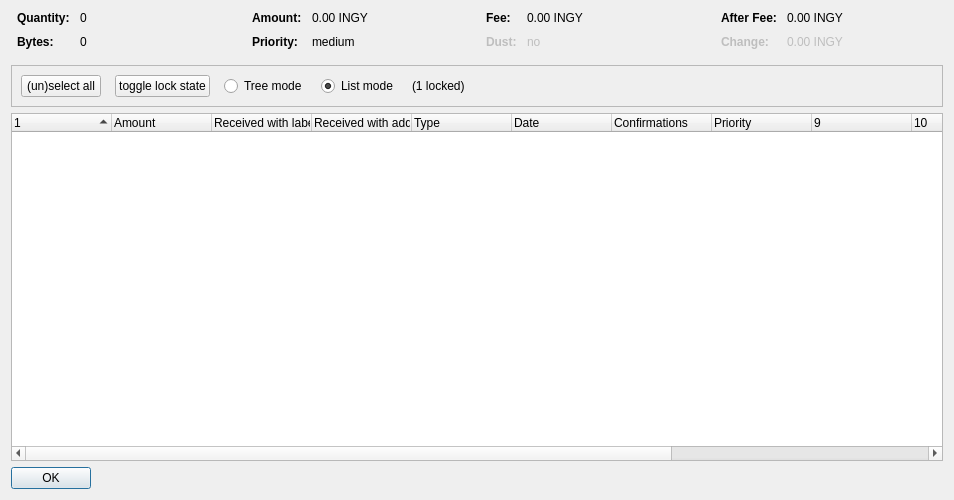
<?xml version="1.0" encoding="UTF-8"?>
<ui version="4.0">
 <class>CoinControlDialog</class>
 <widget class="QDialog" name="CoinControlDialog">
  <property name="geometry">
   <rect>
    <x>0</x>
    <y>0</y>
    <width>954</width>
    <height>500</height>
   </rect>
  </property>
  <property name="windowTitle">
   <string>Coin Selection</string>
  </property>
  <layout class="QVBoxLayout" name="verticalLayout">
   <item>
    <layout class="QHBoxLayout" name="horizontalLayoutTop" stretch="0,0,0,0">
     <property name="topMargin">
      <number>0</number>
     </property>
     <property name="bottomMargin">
      <number>10</number>
     </property>
     <item>
      <layout class="QFormLayout" name="formLayoutCoinControl1">
       <property name="horizontalSpacing">
        <number>10</number>
       </property>
       <property name="verticalSpacing">
        <number>10</number>
       </property>
       <property name="leftMargin">
        <number>6</number>
       </property>
       <property name="rightMargin">
        <number>6</number>
       </property>
       <item row="0" column="0">
        <widget class="QLabel" name="labelCoinControlQuantityText">
         <property name="font">
          <font>
           <weight>75</weight>
           <bold>true</bold>
          </font>
         </property>
         <property name="text">
          <string>Quantity:</string>
         </property>
        </widget>
       </item>
       <item row="0" column="1">
        <widget class="QLabel" name="labelCoinControlQuantity">
         <property name="cursor">
          <cursorShape>IBeamCursor</cursorShape>
         </property>
         <property name="contextMenuPolicy">
          <enum>Qt::ActionsContextMenu</enum>
         </property>
         <property name="text">
          <string notr="true">0</string>
         </property>
         <property name="textInteractionFlags">
          <set>Qt::LinksAccessibleByMouse|Qt::TextSelectableByKeyboard|Qt::TextSelectableByMouse</set>
         </property>
        </widget>
       </item>
       <item row="1" column="0">
        <widget class="QLabel" name="labelCoinControlBytesText">
         <property name="font">
          <font>
           <weight>75</weight>
           <bold>true</bold>
          </font>
         </property>
         <property name="text">
          <string>Bytes:</string>
         </property>
        </widget>
       </item>
       <item row="1" column="1">
        <widget class="QLabel" name="labelCoinControlBytes">
         <property name="cursor">
          <cursorShape>IBeamCursor</cursorShape>
         </property>
         <property name="contextMenuPolicy">
          <enum>Qt::ActionsContextMenu</enum>
         </property>
         <property name="text">
          <string notr="true">0</string>
         </property>
         <property name="textInteractionFlags">
          <set>Qt::LinksAccessibleByMouse|Qt::TextSelectableByKeyboard|Qt::TextSelectableByMouse</set>
         </property>
        </widget>
       </item>
      </layout>
     </item>
     <item>
      <layout class="QFormLayout" name="formLayoutCoinControl2">
       <property name="horizontalSpacing">
        <number>10</number>
       </property>
       <property name="verticalSpacing">
        <number>10</number>
       </property>
       <property name="leftMargin">
        <number>6</number>
       </property>
       <property name="rightMargin">
        <number>6</number>
       </property>
       <item row="0" column="0">
        <widget class="QLabel" name="labelCoinControlAmountText">
         <property name="font">
          <font>
           <weight>75</weight>
           <bold>true</bold>
          </font>
         </property>
         <property name="text">
          <string>Amount:</string>
         </property>
        </widget>
       </item>
       <item row="0" column="1">
        <widget class="QLabel" name="labelCoinControlAmount">
         <property name="cursor">
          <cursorShape>IBeamCursor</cursorShape>
         </property>
         <property name="contextMenuPolicy">
          <enum>Qt::ActionsContextMenu</enum>
         </property>
         <property name="text">
          <string notr="true">0.00 INGY</string>
         </property>
         <property name="textInteractionFlags">
          <set>Qt::LinksAccessibleByMouse|Qt::TextSelectableByKeyboard|Qt::TextSelectableByMouse</set>
         </property>
        </widget>
       </item>
       <item row="1" column="0">
        <widget class="QLabel" name="labelCoinControlPriorityText">
         <property name="font">
          <font>
           <weight>75</weight>
           <bold>true</bold>
          </font>
         </property>
         <property name="text">
          <string>Priority:</string>
         </property>
        </widget>
       </item>
       <item row="1" column="1">
        <widget class="QLabel" name="labelCoinControlPriority">
         <property name="cursor">
          <cursorShape>IBeamCursor</cursorShape>
         </property>
         <property name="contextMenuPolicy">
          <enum>Qt::ActionsContextMenu</enum>
         </property>
         <property name="text">
          <string>medium</string>
         </property>
         <property name="textInteractionFlags">
          <set>Qt::LinksAccessibleByMouse|Qt::TextSelectableByKeyboard|Qt::TextSelectableByMouse</set>
         </property>
        </widget>
       </item>
      </layout>
     </item>
     <item>
      <layout class="QFormLayout" name="formLayoutCoinControl3">
       <property name="horizontalSpacing">
        <number>10</number>
       </property>
       <property name="verticalSpacing">
        <number>10</number>
       </property>
       <property name="leftMargin">
        <number>6</number>
       </property>
       <property name="rightMargin">
        <number>6</number>
       </property>
       <item row="0" column="0">
        <widget class="QLabel" name="labelCoinControlFeeText">
         <property name="font">
          <font>
           <weight>75</weight>
           <bold>true</bold>
          </font>
         </property>
         <property name="text">
          <string>Fee:</string>
         </property>
        </widget>
       </item>
       <item row="0" column="1">
        <widget class="QLabel" name="labelCoinControlFee">
         <property name="cursor">
          <cursorShape>IBeamCursor</cursorShape>
         </property>
         <property name="contextMenuPolicy">
          <enum>Qt::ActionsContextMenu</enum>
         </property>
         <property name="text">
          <string notr="true">0.00 INGY</string>
         </property>
         <property name="textInteractionFlags">
          <set>Qt::LinksAccessibleByMouse|Qt::TextSelectableByKeyboard|Qt::TextSelectableByMouse</set>
         </property>
        </widget>
       </item>
       <item row="1" column="0">
        <widget class="QLabel" name="labelCoinControlLowOutputText">
         <property name="enabled">
          <bool>false</bool>
         </property>
         <property name="font">
          <font>
           <weight>75</weight>
           <bold>true</bold>
          </font>
         </property>
         <property name="text">
          <string>Dust:</string>
         </property>
        </widget>
       </item>
       <item row="1" column="1">
        <widget class="QLabel" name="labelCoinControlLowOutput">
         <property name="enabled">
          <bool>false</bool>
         </property>
         <property name="cursor">
          <cursorShape>IBeamCursor</cursorShape>
         </property>
         <property name="contextMenuPolicy">
          <enum>Qt::ActionsContextMenu</enum>
         </property>
         <property name="text">
          <string>no</string>
         </property>
         <property name="textInteractionFlags">
          <set>Qt::LinksAccessibleByMouse|Qt::TextSelectableByKeyboard|Qt::TextSelectableByMouse</set>
         </property>
        </widget>
       </item>
      </layout>
     </item>
     <item>
      <layout class="QFormLayout" name="formLayoutCoinControl4">
       <property name="horizontalSpacing">
        <number>10</number>
       </property>
       <property name="verticalSpacing">
        <number>10</number>
       </property>
       <property name="leftMargin">
        <number>6</number>
       </property>
       <property name="rightMargin">
        <number>6</number>
       </property>
       <item row="0" column="0">
        <widget class="QLabel" name="labelCoinControlAfterFeeText">
         <property name="font">
          <font>
           <weight>75</weight>
           <bold>true</bold>
          </font>
         </property>
         <property name="text">
          <string>After Fee:</string>
         </property>
        </widget>
       </item>
       <item row="0" column="1">
        <widget class="QLabel" name="labelCoinControlAfterFee">
         <property name="cursor">
          <cursorShape>IBeamCursor</cursorShape>
         </property>
         <property name="contextMenuPolicy">
          <enum>Qt::ActionsContextMenu</enum>
         </property>
         <property name="text">
          <string notr="true">0.00 INGY</string>
         </property>
         <property name="textInteractionFlags">
          <set>Qt::LinksAccessibleByMouse|Qt::TextSelectableByKeyboard|Qt::TextSelectableByMouse</set>
         </property>
        </widget>
       </item>
       <item row="1" column="0">
        <widget class="QLabel" name="labelCoinControlChangeText">
         <property name="enabled">
          <bool>false</bool>
         </property>
         <property name="font">
          <font>
           <weight>75</weight>
           <bold>true</bold>
          </font>
         </property>
         <property name="text">
          <string>Change:</string>
         </property>
        </widget>
       </item>
       <item row="1" column="1">
        <widget class="QLabel" name="labelCoinControlChange">
         <property name="enabled">
          <bool>false</bool>
         </property>
         <property name="cursor">
          <cursorShape>IBeamCursor</cursorShape>
         </property>
         <property name="contextMenuPolicy">
          <enum>Qt::ActionsContextMenu</enum>
         </property>
         <property name="text">
          <string notr="true">0.00 INGY</string>
         </property>
         <property name="textInteractionFlags">
          <set>Qt::LinksAccessibleByMouse|Qt::TextSelectableByKeyboard|Qt::TextSelectableByMouse</set>
         </property>
        </widget>
       </item>
      </layout>
     </item>
    </layout>
   </item>
   <item>
    <widget class="QFrame" name="frame">
     <property name="minimumSize">
      <size>
       <width>0</width>
       <height>40</height>
      </size>
     </property>
     <property name="frameShape">
      <enum>QFrame::StyledPanel</enum>
     </property>
     <property name="frameShadow">
      <enum>QFrame::Sunken</enum>
     </property>
     <layout class="QHBoxLayout" name="horizontalLayout">
      <item>
       <layout class="QHBoxLayout" name="horizontalLayoutPanel" stretch="0,0,0,0,0,0">
        <property name="spacing">
         <number>14</number>
        </property>
        <item>
         <widget class="QPushButton" name="pushButtonSelectAll">
          <property name="sizePolicy">
           <sizepolicy hsizetype="Maximum" vsizetype="Fixed">
            <horstretch>0</horstretch>
            <verstretch>0</verstretch>
           </sizepolicy>
          </property>
          <property name="text">
           <string>(un)select all</string>
          </property>
          <property name="autoDefault">
           <bool>false</bool>
          </property>
         </widget>
        </item>
        <item>
         <widget class="QPushButton" name="pushButtonToggleLock">
          <property name="sizePolicy">
           <sizepolicy hsizetype="Maximum" vsizetype="Fixed">
            <horstretch>0</horstretch>
            <verstretch>0</verstretch>
           </sizepolicy>
          </property>
          <property name="text">
           <string>toggle lock state</string>
          </property>
          <property name="autoDefault">
           <bool>false</bool>
          </property>
         </widget>
        </item>
        <item>
         <widget class="QRadioButton" name="radioTreeMode">
          <property name="sizePolicy">
           <sizepolicy hsizetype="Maximum" vsizetype="Fixed">
            <horstretch>0</horstretch>
            <verstretch>0</verstretch>
           </sizepolicy>
          </property>
          <property name="text">
           <string>Tree mode</string>
          </property>
         </widget>
        </item>
        <item>
         <widget class="QRadioButton" name="radioListMode">
          <property name="sizePolicy">
           <sizepolicy hsizetype="Maximum" vsizetype="Fixed">
            <horstretch>0</horstretch>
            <verstretch>0</verstretch>
           </sizepolicy>
          </property>
          <property name="text">
           <string>List mode</string>
          </property>
          <property name="checked">
           <bool>true</bool>
          </property>
         </widget>
        </item>
        <item>
         <widget class="QLabel" name="labelLocked">
          <property name="text">
           <string>(1 locked)</string>
          </property>
         </widget>
        </item>
        <item>
         <spacer name="horizontalSpacer">
          <property name="orientation">
           <enum>Qt::Horizontal</enum>
          </property>
          <property name="sizeHint" stdset="0">
           <size>
            <width>40</width>
            <height>20</height>
           </size>
          </property>
         </spacer>
        </item>
       </layout>
      </item>
     </layout>
    </widget>
   </item>
   <item>
    <widget class="CoinControlTreeWidget" name="treeWidget">
     <property name="contextMenuPolicy">
      <enum>Qt::CustomContextMenu</enum>
     </property>
     <property name="sortingEnabled">
      <bool>false</bool>
     </property>
     <property name="columnCount">
      <number>13</number>
     </property>
     <attribute name="headerShowSortIndicator" stdset="0">
      <bool>true</bool>
     </attribute>
     <attribute name="headerStretchLastSection">
      <bool>false</bool>
     </attribute>
     <column>
      <property name="text">
       <string/>
      </property>
     </column>
     <column>
      <property name="text">
       <string>Amount</string>
      </property>
     </column>
     <column>
      <property name="text">
       <string>Received with label</string>
      </property>
     </column>
     <column>
      <property name="text">
       <string>Received with address</string>
      </property>
     </column>
     <column>
      <property name="text">
       <string>Type</string>
      </property>
     </column>
     <column>
      <property name="text">
       <string>Date</string>
      </property>
     </column>
     <column>
      <property name="text">
       <string>Confirmations</string>
      </property>
      <property name="toolTip">
       <string>Confirmed</string>
      </property>
     </column>
     <column>
      <property name="text">
       <string>Priority</string>
      </property>
     </column>
     <column>
      <property name="text">
       <string/>
      </property>
     </column>
     <column>
      <property name="text">
       <string/>
      </property>
     </column>
     <column>
      <property name="text">
       <string/>
      </property>
     </column>
     <column>
      <property name="text">
       <string/>
      </property>
     </column>
     <column>
      <property name="text">
       <string/>
      </property>
     </column>
    </widget>
   </item>
   <item>
    <widget class="QDialogButtonBox" name="buttonBox">
     <property name="sizePolicy">
      <sizepolicy hsizetype="Maximum" vsizetype="Fixed">
       <horstretch>0</horstretch>
       <verstretch>0</verstretch>
      </sizepolicy>
     </property>
     <property name="orientation">
      <enum>Qt::Horizontal</enum>
     </property>
     <property name="standardButtons">
      <set>QDialogButtonBox::Ok</set>
     </property>
    </widget>
   </item>
  </layout>
 </widget>
 <customwidgets>
  <customwidget>
   <class>CoinControlTreeWidget</class>
   <extends>QTreeWidget</extends>
   <header>coincontroltreewidget.h</header>
  </customwidget>
 </customwidgets>
 <resources/>
 <connections/>
</ui>
